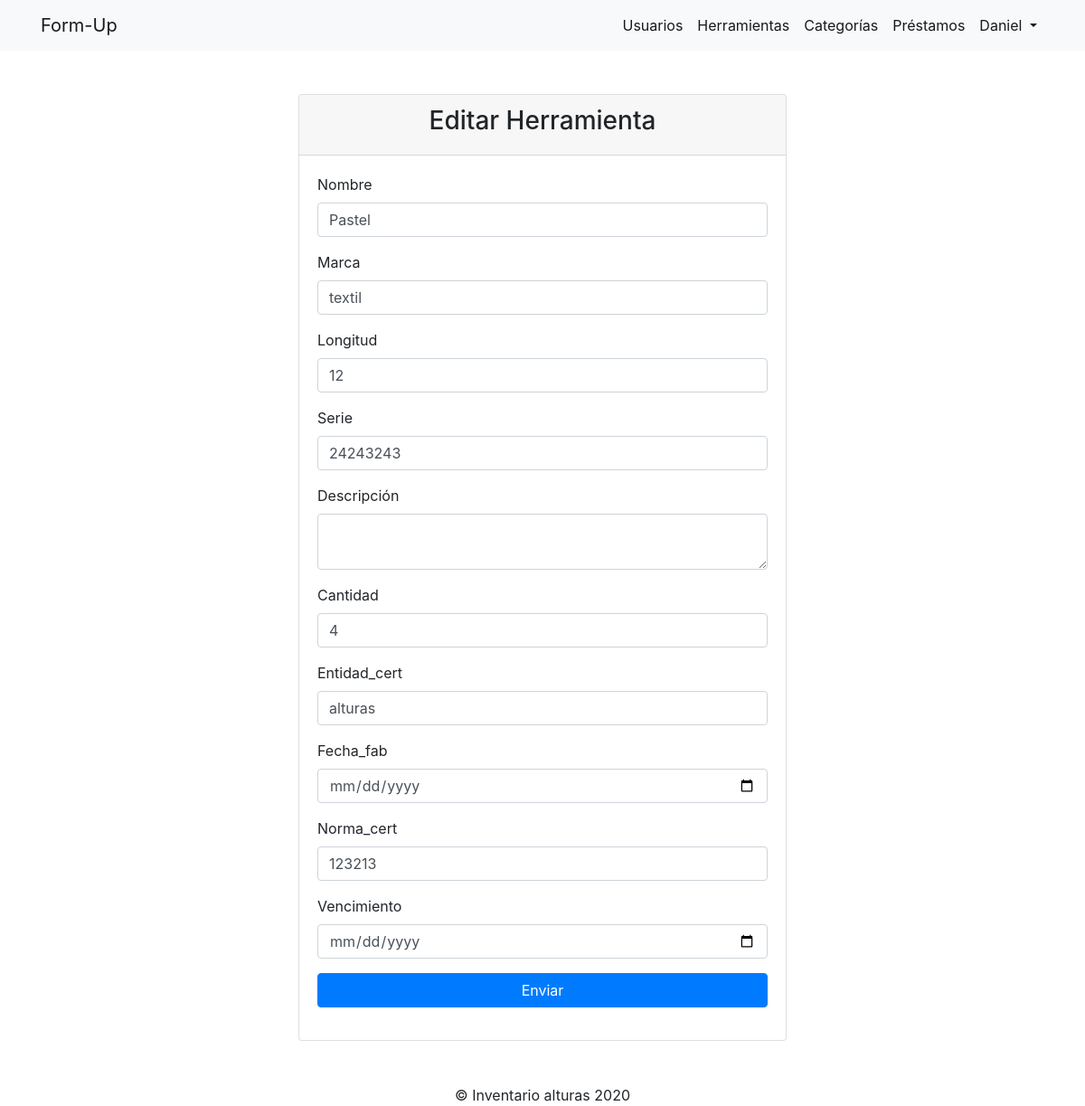
Screenshot of /index.php?controller=tools&action=edit&id=1 (signed in) with the database file from the repository.
### tables this page shows
CREATE TABLE `herramientas` (
  `id` int(11) NOT NULL,
  `nombre` varchar(200) NOT NULL,
  `marca` varchar(200) NOT NULL,
  `longitud` int(11) NOT NULL,
  `serie` int(11) NOT NULL,
  `descripcion` varchar(250) NOT NULL,
  `cantidad` int(11) NOT NULL,
  `foto` varchar(255) DEFAULT NULL,
  `entidad_cert` varchar(255) DEFAULT NULL,
  `fecha_fbc` text DEFAULT NULL,
  `norma_cert` text DEFAULT NULL,
  `vencimiento` text DEFAULT NULL
);

### controllers/ToolsController.php (called while the page is built, shortened)
<?php
class ToolsController extends BaseController{
    public function edit()
    {
        $id= isset($_GET['id'])? $_GET['id'] : "";
        $herramienta_obj = new Tool($id,null,null,null,null,null,null,null,null,null,null,null);
        $herramienta = $herramienta_obj->find();
        require_once 'views/dashboard/tools/edit.php';
    }
}

### core/Connection.php (called while the page is built, shortened)
<?php
abstract class Connection
{
    public function __construct()
    {
        try
        {
            $this->dbConnection = new PDO(DB_DRIVER . ':host=' . DB_HOST . ';dbname=' . DB_NAME, DB_USER, DB_PASS);
        } catch (PDOException $ex) {
            echo $ex->getMessage();
            die();
        }
    }
}
?>

### models/Tool.php (called while the page is built, shortened)
<?php
 class Tool extends BaseModel
 {
    private $id;
    private $nombre;
    private $marca;
    private $longitud;
    private $serie;
    private $descripcion;
    private $cantidad;
    private $entidad_cert;
    private $fecha_fab;
    private $norma_cert;
    private $vencimiento;
    public function __construct($id=null,$nombre=null,$marca=null,$longitud=null,$serie=null,$descripcion=null,$cantidad=null,$foto=null,$entidad_cert=null,$fecha_fab=null,$norma_cert=null,$vencimiento=null)
    {
        $this->id=$id;
        $this->nombre=$nombre;
        $this->marca=$marca;
        $this->longitud=$longitud;
        $this->serie=$serie;
        $this->descripcion=$descripcion;
        $this->cantidad=$cantidad;
        $this->entidad_cert=$entidad_cert;
        $this->fecha_fab=$fecha_fab;
        $this->norma_cert=$norma_cert;
        $this->vencimiento=$vencimiento;
    }
    public function getId()
    {
        return $this->id;
    }
    public function getNombre()
    {
        return $this->nombre;
    }
    public function getMarca()
    {
        return $this->marca;
    }
    public function getLongitud()
    {
        return $this->longitud;
    }
    public function getSerie()
    {
        return $this->serie;
    }
    public function getDescripcion()
    {
        return $this->descripcion;
    }
    public function getCantidad()
    {
        return $this->cantidad;
    }
    public function getEntidad()
    {
        return $this->entidad_cert;
    }
    public function getFechaFab()
    {
        return $this->fecha_fab;
    }
    public function getNorma()
    {
        return $this->norma_cert;
    }
    public function getVencimiento()
    {
        return $this->vencimiento;
    }
    public function find()
    {
        $sql = $this->dbConnection->prepare("SELECT*FROM herramientas WHERE id=:id");
        $id = $this->getId();
        $sql->bindParam(':id',$id);
        $sql->execute();
        if($row = $sql->fetch(PDO::FETCH_OBJ)){
            $herramienta_obj = new Tool($row->id,$row->nombre,$row->marca,$row->longitud,$row->serie,$row->descripcion,$row->cantidad,$row->foto,$row->entidad_cert,$row->fecha_fbc,$row->norma_cert,$row->vencimiento);
        }else{
            $herramienta_obj = null;
        }
        return $herramienta_obj;
    }
 }

### views/dashboard/tools/edit.php (the view)
<?php include_once 'views/layouts/header.php' ?>
<?php include_once 'views/layouts/navbar.php' ?>
<div class="container my-5">
        <div class="row">
            <div class="col-6 mx-auto">
                <div class="card">
                    <div class="card-header">
                        <h3 class="text-center">Editar Herramienta</h3>
                    </div>
                    <div class="card-body">
                        <form action="index.php?controller=tools&action=edit" method="POST">
                            <div class="form-group">
                                <label for="">Nombre</label>
                                <input value="<?php echo $herramienta->getNombre()?>" type="text" name="nombre" id="nombre" class="form-control">
                            </div>
                            <div class="form-group">
                                <label for="">Marca</label>
                                <input value="<?php echo $herramienta->getMarca()?>"type="text" name="marca" id="marca" class="form-control">
                            </div>
                            <div class="form-group">
                                <label for="">Longitud</label>
                                <input value="<?php echo $herramienta->getLongitud()?>"type="text" name="longitud" id="longitud" class="form-control">
                            </div>
                            <div class="form-group">
                                <label for="">Serie</label>
                                <input value="<?php echo $herramienta->getSerie()?>"type="text" name="serie" id="serie" class="form-control">
                            </div>
                            <div class="form-group">
                                <label for="">Descripción</label>
                                <textarea value="<?php echo $herramienta->getDescripcion()?>" name="descripcion" id="descripcion" class="form-control"></textarea>
                            </div>
                            <div class="form-group">
                                <label for="">Cantidad</label>
                                <input value="<?php echo $herramienta->getCantidad()?>" type="text" name="cantidad" id="cantidad" class="form-control">
                            </div>
                            <div class="form-group">
                                <label for="">Entidad_cert</label>
                                <input value="<?php echo $herramienta->getEntidad()?>" type="text" name="entidad_cert" id="entidad_cert" class="form-control">
                            </div>
                            <div class="form-group">
                                <label for="">Fecha_fab</label>
                                <input value="<?php echo $herramienta->getFechaFab()?>" type="date" name="fecha_fab" id="fecha_fab" class="form-control">
                            </div>
                            <div class="form-group">
                                <label for="">Norma_cert</label>
                                <input value="<?php echo $herramienta->getNorma()?>" type="text" name="norma_cert" id="norma_cert" class="form-control">
                            </div>
                            <div class="form-group">
                                <label for="">Vencimiento</label>
                                <input value="<?php echo $herramienta->getVencimiento()?>" type="date" name="vencimiento" id="vencimiento" class="form-control">
                            </div>
                            <div class="form-group">
                                <button class="btn btn-primary btn-block">Enviar</button>
                            </div>
                        </form>
                    </div>
                </div>
            </div>
        </div>
    </div>
<?php include_once 'views/layouts/footer.php' ?>

### rows the page displays
herramientas: nombre "Pastel", marca "textil", longitud "12", serie "24243243", cantidad "4", entidad_cert "alturas", norma_cert "123213"

### other values shown
$_SESSION['username'] "Daniel"
